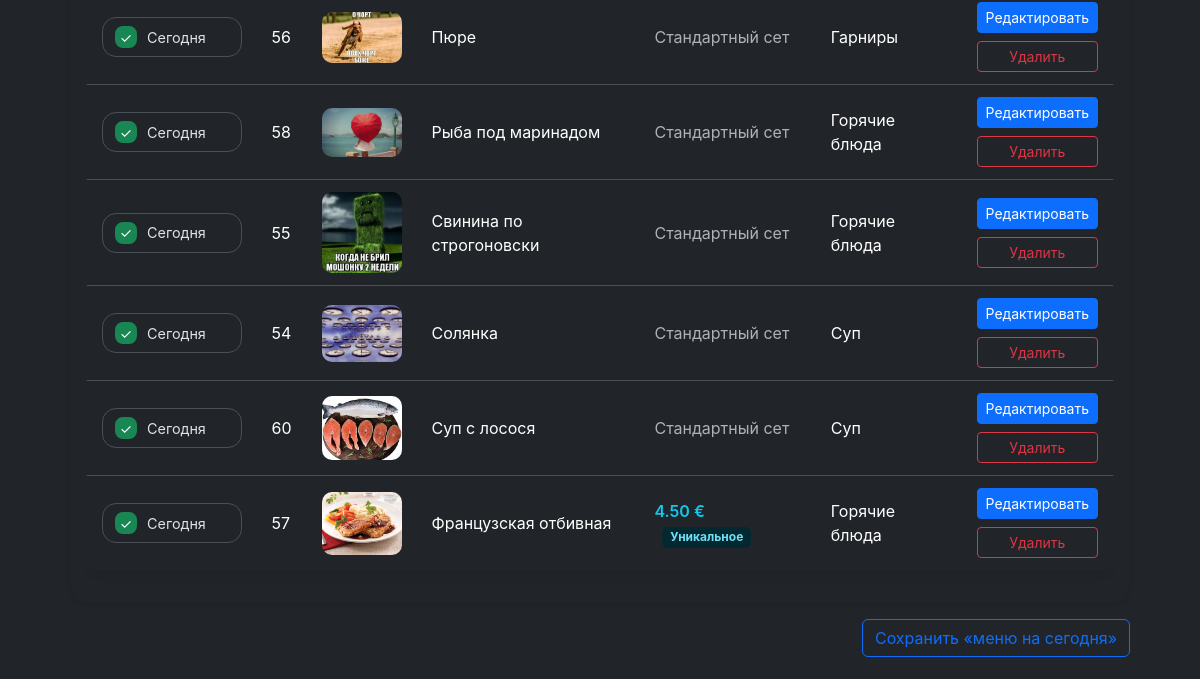
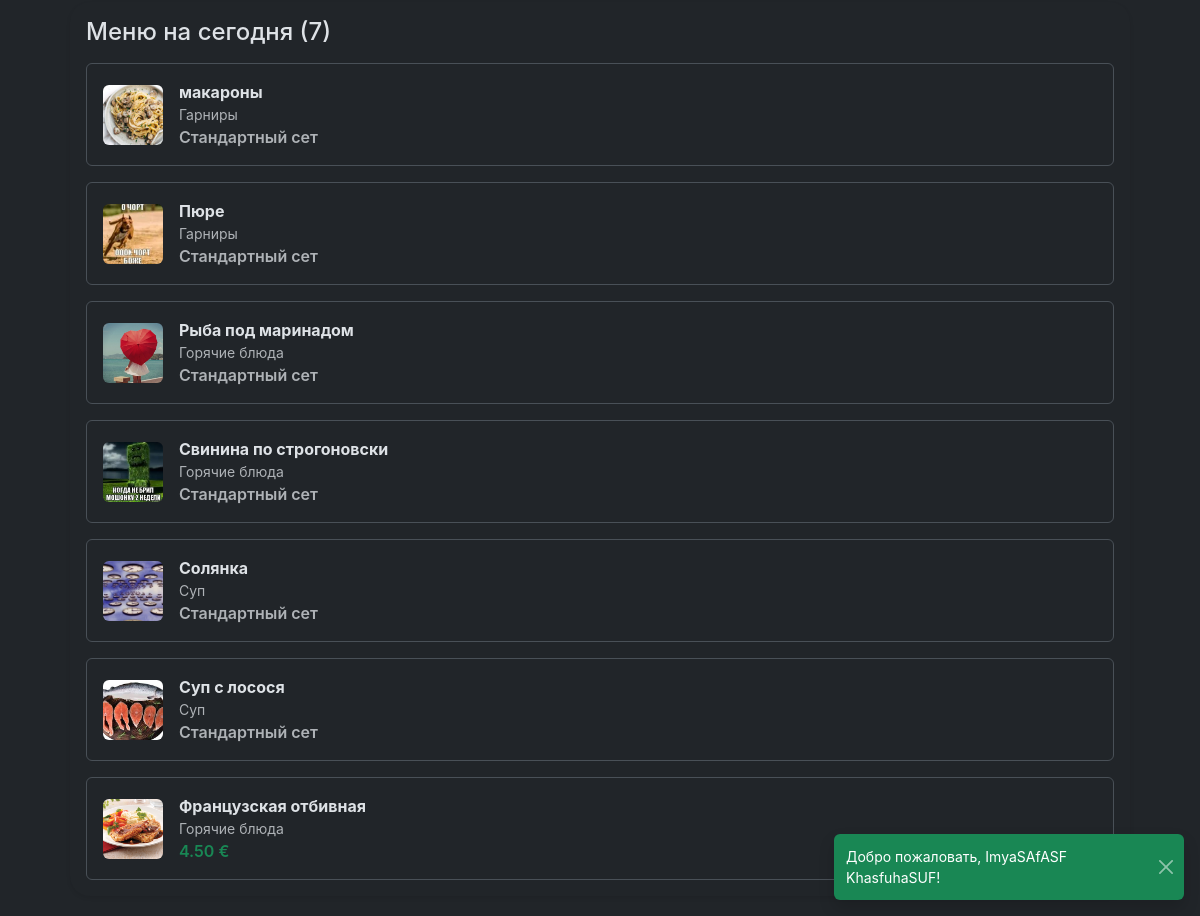
/admin/menu (signed in, lower part), run on an earlier commit of the app's database (2 pictures, top to bottom).
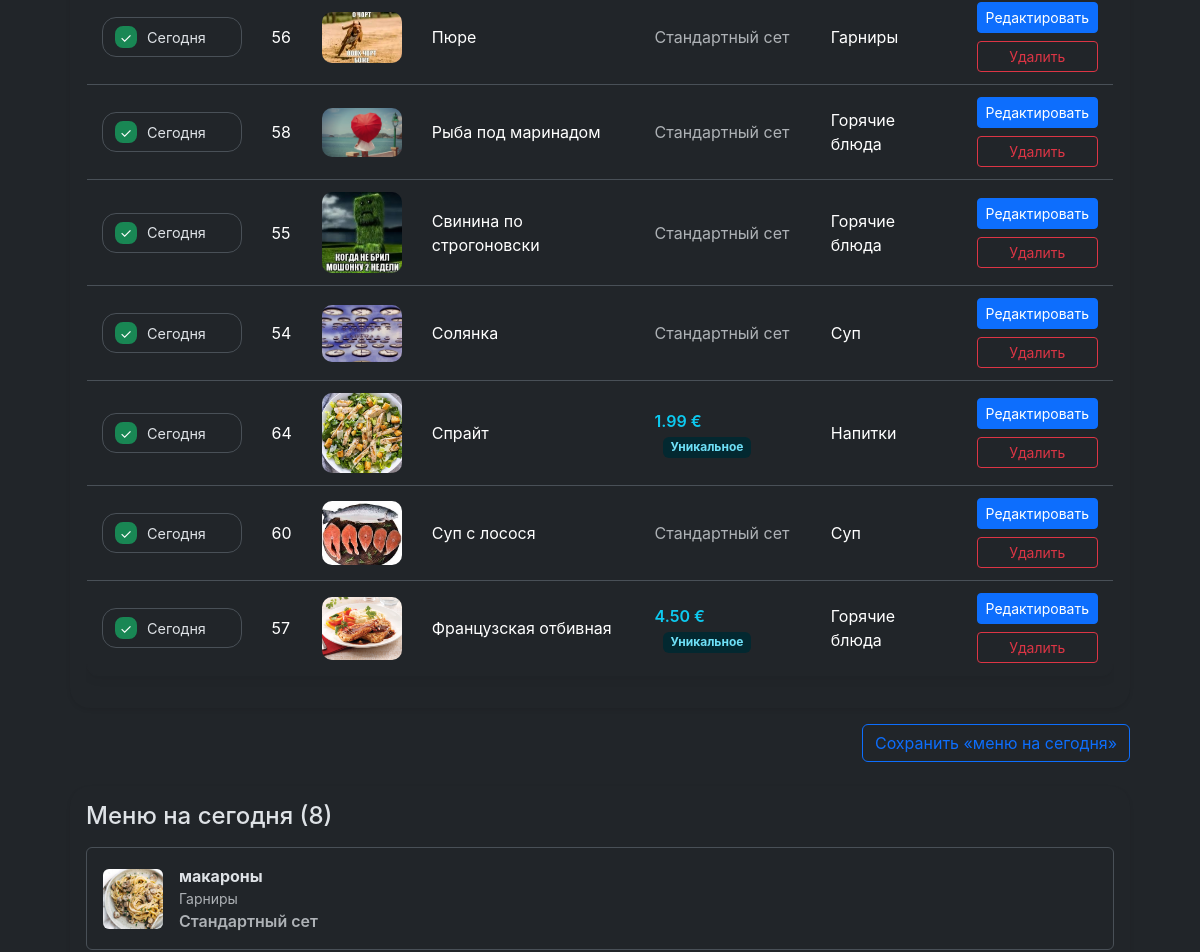
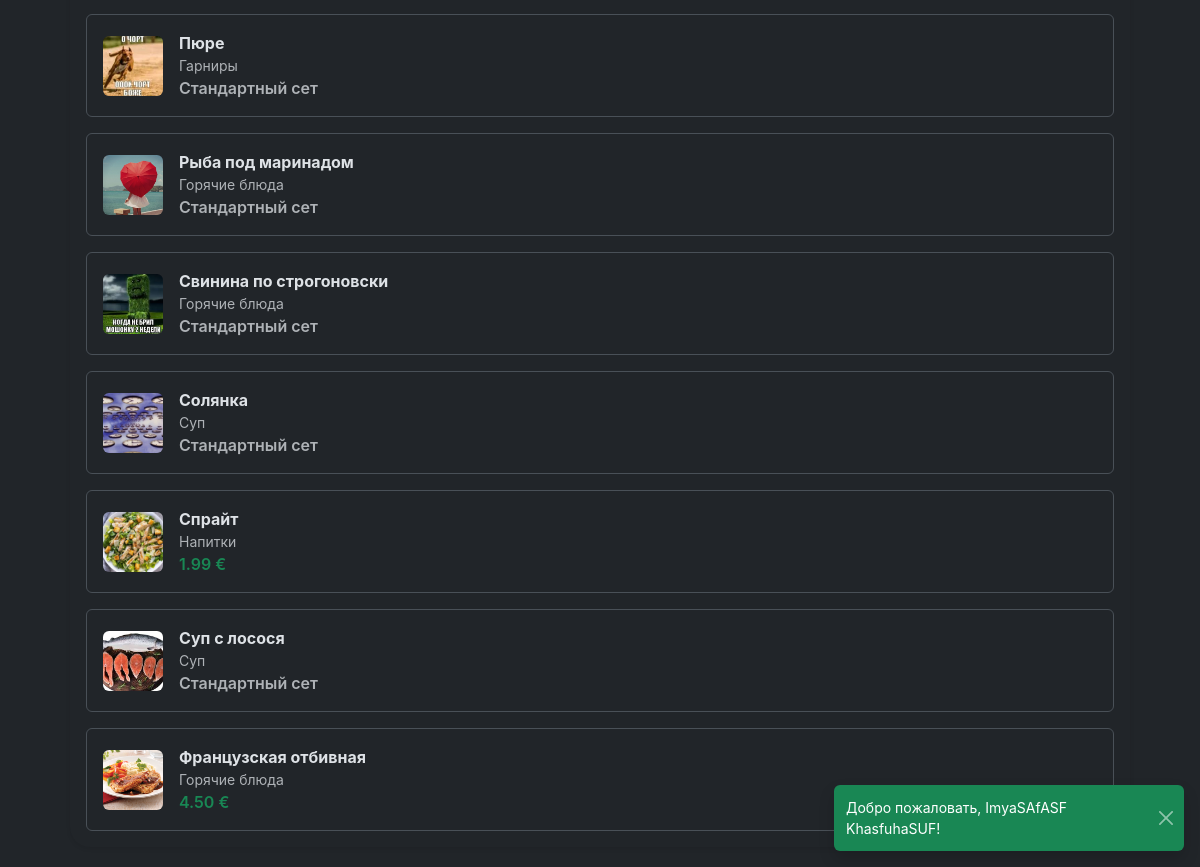
And on a later commit of the database (2 pictures, top to bottom).
### tables this page shows
CREATE TABLE menu (
    id INTEGER PRIMARY KEY AUTOINCREMENT,
    title TEXT NOT NULL,
    description TEXT,
    price REAL NOT NULL,
    image_url TEXT,
    category TEXT
, image_gallery TEXT, ingredients TEXT, is_today INTEGER DEFAULT 0, use_manual_price INTEGER DEFAULT 0, name_original TEXT, name_ru TEXT, name_lv TEXT, description_original TEXT, description_ru TEXT, description_lv TEXT, category_original TEXT, category_ru TEXT, category_lv TEXT, ingredients_original TEXT, ingredients_ru TEXT, ingredients_lv TEXT, category_role TEXT DEFAULT 'main', category_key TEXT);

### resources/views/admin/menu.php (the view, shortened to what the changed rows need)
<div class="page-container">
<div class="admin-menu-layout mt-1">
    <div class="admin-column admin-table-block">
        <form method="POST" action="/admin/menu/today" class="h-100 d-flex flex-column">
            <div class="card border-0 shadow-sm flex-grow-1">
                <div class="card-body">
                    <div class="table-responsive">
                        <table class="table table-menu">
                            <tbody>
                                <?php foreach ($items as $item): ?>
                                    <?php $gallery = $item->galleryImages(); ?>
                                    <tr>
                                        <td class="today-cell">
                                            <label class="today-flag">
                                                <span class="today-indicator"></span>
                                                <span class="today-label"><?= htmlspecialchars(translate('admin.menu.today.flag')) ?></span>
                                            </label>
                                        </td>
                                        <td><?= $item->id ?></td>
                                        <td>
                                            <?php if ($item->primaryImage()): ?>
                                                <img src="/assets/images/<?= htmlspecialchars($item->primaryImage()) ?>" alt="" class="menu-thumb">
                                            <?php else: ?>
                                                <span class="text-muted"><?= htmlspecialchars(translate('common.no_photo')) ?></span>
                                            <?php endif; ?>
                                        </td>
                                        <td><?= htmlspecialchars($item->title) ?></td>
                                        <td>
                                            <?php if ($item->isUnique()): ?>
                                                <span class="fw-semibold text-info"><?= number_format($item->price, 2, '.', ' ') ?> €</span>
                                                <span class="badge bg-info-subtle text-info-emphasis ms-2"><?= htmlspecialchars(translate('admin.menu.price.unique')) ?></span>
                                            <?php else: ?>
                                                <span class="text-muted"><?= htmlspecialchars(translate('admin.menu.price.standard')) ?></span>
                                            <?php endif; ?>
                                        </td>
                                        <td><?= htmlspecialchars($item->category ?? '') ?></td>
                                        <td>
                                            <div class="d-flex flex-column gap-2">
                                                <button class="btn btn-sm btn-primary" type="button" onclick='fillForm(<?= json_encode([
                                                    'id' => $item->id,
                                                    'title' => $item->title,
                                                    'name_original' => $item->nameOriginal ?? $item->title,
                                                    'description' => $item->description,
                                                    'description_original' => $item->descriptionOriginal ?? $item->description,
                                                    'ingredients' => $item->ingredients,
                                                    'ingredients_original' => $item->ingredientsOriginal ?? $item->ingredients,
                                                    'price' => $item->price,
                                                    'use_manual_price' => $item->isUnique(),
                                                    'category' => $item->category,
                                                    'category_original' => $item->categoryOriginal ?? $item->category,
                                                    'category_role' => $item->categoryRole ?? 'main',
                                                    'image' => $item->primaryImage(),
                                                    'gallery' => $gallery,
                                                ], JSON_HEX_APOS | JSON_HEX_QUOT) ?>)'><?= htmlspecialchars(translate('admin.menu.actions.edit')) ?></button>
                                                <a class="btn btn-sm btn-outline-danger" href="/admin/menu/delete?id=<?= $item->id ?>" onclick="return confirm('<?= htmlspecialchars(translate('admin.menu.actions.confirm_delete')) ?>');"><?= htmlspecialchars(translate('combo.remove')) ?></a>
                                            </div>
                                        </td>
                                    </tr>
                                <?php endforeach; ?>
                            </tbody>
                        </table>
                    </div>
                </div>
            </div>
        </form>
    </div>
    <div class="admin-column admin-today-block">
        <div class="card border-0 shadow-sm admin-today-card h-100">
            <div class="card-body">
                <h4 class="card-title mb-3"><?= htmlspecialchars(translate('admin.menu.today.title', ['count' => count($todayItems ?? [])])) ?></h4>
                <?php if (empty($todayItems)): ?>
                    <div class="text-muted"><?= htmlspecialchars(translate('admin.menu.today.empty')) ?></div>
                <?php else: ?>
                    <div class="d-flex flex-column gap-3">
                        <?php foreach ($todayItems as $item): ?>
                            <div class="border rounded p-3">
                                <div class="d-flex align-items-center gap-3">
                                    <?php $img = $item->primaryImage(); ?>
                                    <?php if ($img): ?>
                                        <img src="/assets/images/<?= htmlspecialchars($img) ?>" alt="" style="width:60px;height:60px;object-fit:cover;" class="rounded">
                                    <?php else: ?>
                                        <span class="text-muted small"><?= htmlspecialchars(translate('common.no_photo')) ?></span>
                                    <?php endif; ?>
                                    <div>
                                        <div class="fw-bold"><?= htmlspecialchars($item->title) ?></div>
                                        <div class="text-muted small"><?= htmlspecialchars($item->category ?? translate('menu.card.no_category')) ?></div>
                                        <div class="text-success fw-semibold">
                                            <?php if ($item->isUnique()): ?>
                                                <?= number_format($item->price, 2, '.', ' ') ?> €
                                            <?php else: ?>
                                                <span class="text-muted"><?= htmlspecialchars(translate('admin.menu.price.standard')) ?></span>
                                            <?php endif; ?>
                                        </div>
                                    </div>
                                </div>
                            </div>
                        <?php endforeach; ?>
                    </div>
                <?php endif; ?>
            </div>
        </div>
    </div>
</div>
</div>

What changed in the data, as far as the page shows it:
added menu: id "64", shows a picture, title "Спрайт", price "1.99", category "Напитки"
Also different on the page:
text no longer shown: "Меню на сегодня (7)"
text now shown: "Меню на сегодня (8)"
